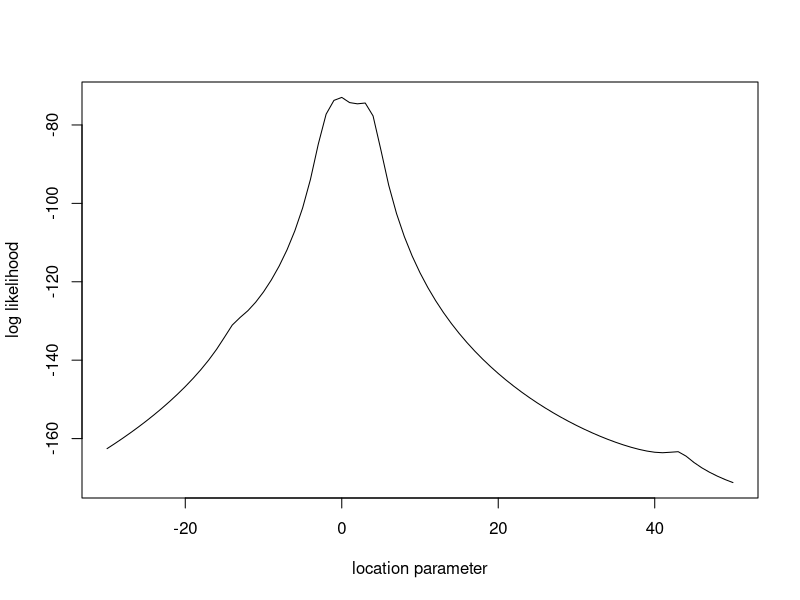
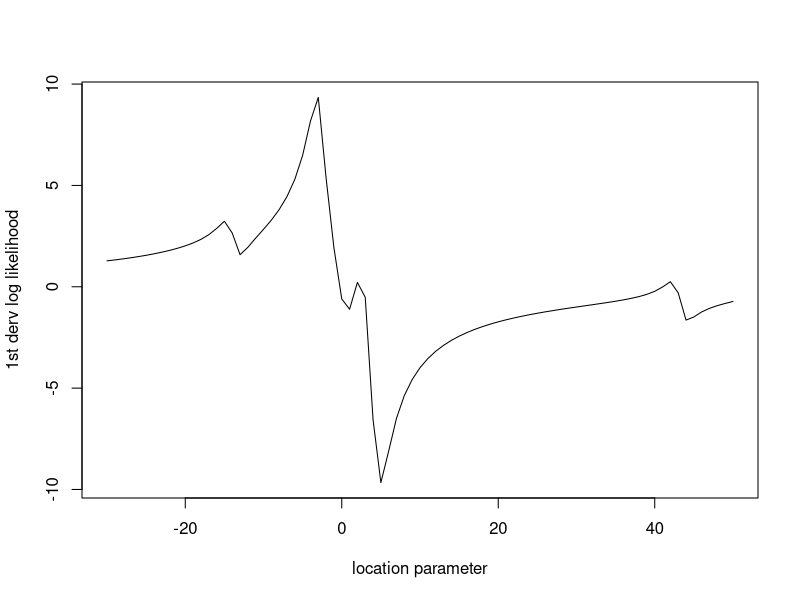

Recreate these plots in R, in order.
## ---- chunk 1
knitr::opts_chunk$set(echo = TRUE, 
                      cache=TRUE, autodep=TRUE, cache.comments=TRUE)
## ---- chunk 2
## For reproducibility --- don't change this!
set.seed(01182018)
library(magrittr)
library(purrr)
## ---- chunk 3
data = c(1.77, -0.23, 2.76, 3.80, 3.47, 56.75, -1.34, 4.24, -2.44, 3.29, 
         3.71,-2.4,4.53,-0.07,-1.05, -13.87, -2.53, -1.75, 0.27, 43.21)
## ---- chunk 4
cauch <- function(x, loc = 1) 1 / (pi * (1 + (x - loc)^2))

#cauch(0)
#dcauchy(0, location = 1)

ll_cauchy <- function(data, loc = 0, scale = 1) {
  map_dbl(loc, ~ sum(log(dcauchy(data, .x, scale))))
}


ll_cauchy(data, loc = 0) # -72.97366
## ---- chunk 5
ll1_cauchy <- function(data, loc = 0, scale = 1) {
  map_dbl(loc, ~sum(2 * (data - .x)/(1 + (data - .x)^2)))
}

ll2_cauchy <- function(data, loc = 0, scale = 1) {
  map_dbl(loc, ~ sum(2 * ((.x - data)^2 - 1)/(1 + (data - .x)^2)^2))
} 


plot(-30:50, ll_cauchy(data, loc = -30:50), type = "l", 
     ylab = "log likelihood", xlab = "location parameter")
plot(-30:50, ll1_cauchy(data, loc = -30:50), type = "l", 
     ylab = "1st derv log likelihood", xlab = "location parameter")
#lines(-30:50, ll2_cauchy(data, -30:50), lty=3)

## ---- chunk 6
optim_bisect <- function(dg, left, right, x0, iter, data) {
  
  xtrace <- x <- x0 # initialize starting value
 
  ## iterate
  for(i in 1:iter){ 
    
    # test for peak and make new guess
    if(dg(data, left) * dg(data, x) <= 0) right <- x else left <- x
    xtrace[i+1] <- x <- (right + left) / 2 # midpoint
  }
  
  # return both the final x, and history
  return(list(final = x, trace = xtrace))
}

finals <- map_dbl(c(-1, 1), 
              ~ optim_bisect(dg = ll1_cauchy, data = data,
                                       left = -20, right = 50, x0 = .x, 
                                       iter = 50)$final)

cat(paste0("Bisection Method for Cauchy: Start = ", c(-1, 1), ", Converges to: ", round(finals, 3), collapse = "\n"))
## ---- chunk 7
optim_newtraph <- function(dg, d2g, data, x0, iter) {
  
  xtrace <- x <- x0 #initialize starting conditions
  
  ## iterate
  for(i in 1:iter) xtrace[i+1] <- x <- x - dg(x)/d2g(x)
  
  return(list(final = x, trace = xtrace))
  
}

map_dbl(c(-11, -1, 0, 1.5, 4, 4.7, 7, 8, 38), 
    ~ optim_newtraph(dg = ll1_cauchy, d2g = ll2_cauchy, 
               data = data, x0 = .x, iter = 50)$final) %>%
  round(3)
## ---- chunk 8
optim_fixpt <- function(dg, data, x0, alpha, iter) {
  
  xtrace <- x <- x0 # initialize
  
  for(i in 1:iter) xtrace[i +1] <- x <- x + alpha * dg(x)
  
  return(list(final = x, trace = xtrace))
  
}

map(c(1, .64, .25), 
    ~ optim_fixpt(dg = ll1_cauchy, data = data, x0 = -1, alpha = .x, iter = 50)$final)

